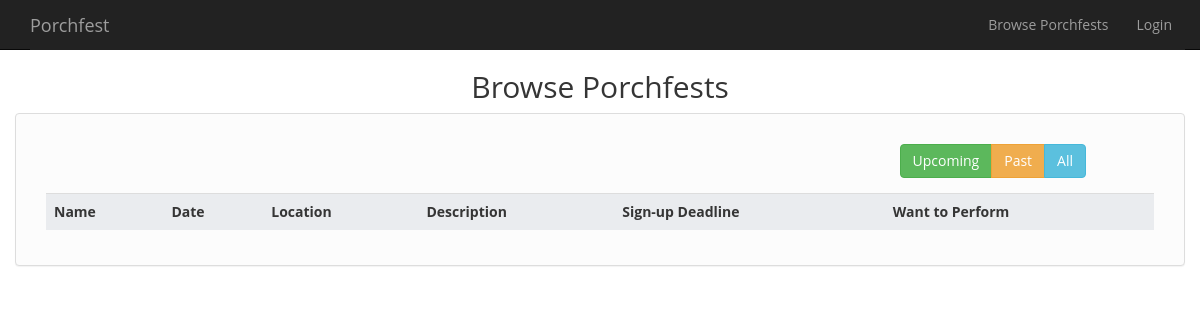
The app's page /html/browse.php, older data.
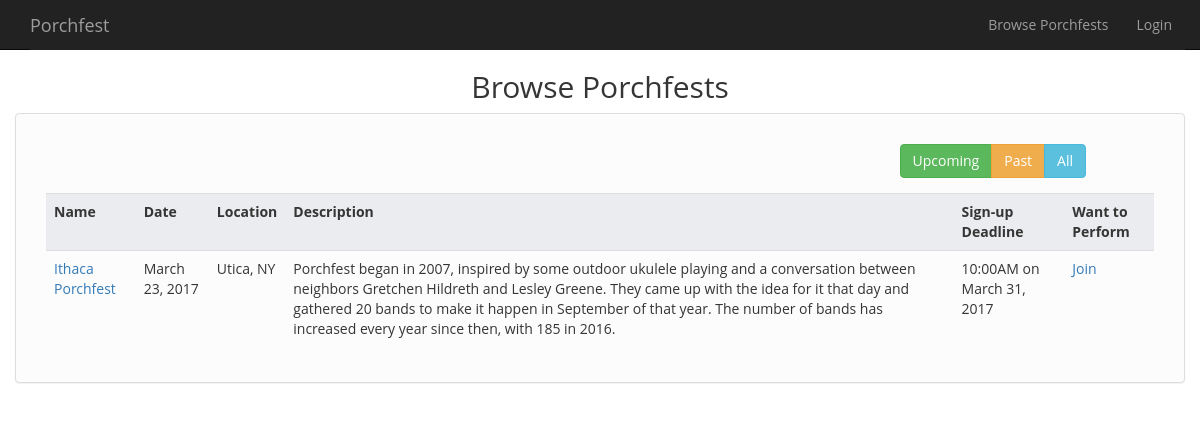
The same page, newer data.
### tables this page shows
CREATE TABLE IF NOT EXISTS `porchfests` (
`PorchfestID` int(11) NOT NULL,
  `URL` varchar(255) NOT NULL,
  `Name` varchar(255) NOT NULL,
  `Location` varchar(255) NOT NULL,
  `Date` date NOT NULL,
  `Description` text NOT NULL,
  `Deadline` datetime NOT NULL,
  `Published` tinyint(1) NOT NULL
);

### html/browse.php (the view, shortened to what this page needs)
<!DOCTYPE html>
<html lang="en">
<head>
  <?php require_once "../php/modules/stdHead.php" ?>
  <link rel="stylesheet" href="./css/responsive-tables.css">
</head>
<body>
<?php require_once "../php/modules/navigation.php"; ?>
<div class="container">
  <div class="row">
    <h2 class="text-center" > Browse Porchfests </h2>
  </div>
  <div class="row">
    <div class="panel panel-default">
      <div class="panel-body">
        <div class="table-container table-responsive">
          <div class="col-xs-9 col-xs-offset-3 col-sm-4 col-sm-offset-8 col-md-3 col-md-offset-9">
            <div class="btn-group">
              <button type="button" class="btn btn-success btn-filter" data-target="upcoming"> Upcoming </button>
              <button type="button" class="btn btn-warning btn-filter" data-target="past"> Past </button>
              <button type="button" class="btn btn-info btn-filter" data-target="all"> All </button>
            </div>
          </div>
          <div class="col-md-12">
            <table class="responsive table">
              <tr data-status= "fixed">
                <th> Name </th>
                <th> Date </th>
                <th> Location </th>
                <th> Description </th>
                <th> Sign-up Deadline </th>
                <th> Want to Perform </th>
              </tr>
              <?php
                $conn = $mysqli = new mysqli(DB_HOST, DB_USER, DB_PASSWORD, DB_NAME);
                $sql = "SELECT * FROM porchfests ORDER BY Name";
                $result = $conn->query($sql);
                while($porchfest = $result->fetch_assoc()) {
                  $status = 'upcoming';
                  if (strtotime($porchfest['Date']) < date("Y-m-d")) {
                    $status = 'past';
                  }
                  $day = date_format(date_create($porchfest['Date']), 'F j, Y');
                  $deadline = date_format(date_create($porchfest['Deadline']), 'g:iA \o\n F j, Y');
                  $href = '"view/' . strtolower($porchfest['Nickname']);
                  echo '<tr data-status = "' . $status . '">
                        <td>
                          <a href=' . $href . '">' . $porchfest['Name'] . '</a>
                        </td>
                        <td>' . $day . '</td>
                        <td>' . $porchfest['Location'] . '</td>
                        <td>' . $porchfest['Description'] . '</td>
                        <td>' . $deadline . '</td>
                        <td>
                          <a href="bandsignup/' . strtolower($porchfest['Nickname']) . '"> Join </a>
                        </td>
                      </tr>';
                }
              ?>
            </table>
          </div>
        </div>
      </div>
    </div>
  </div>
</div>
</body>
</html>

### php/modules/stdHead.php (shortened to what this page needs)
<link href="https://maxcdn.bootstrapcdn.com/bootstrap/3.3.7/css/bootstrap.min.css" rel="stylesheet">
<link href="/cs5150/html/css/style.css" rel="stylesheet">
<?php
	function create_hyperlink($url, $text) {
		echo sprintf('<a href="%s">%s</a>', $url, $text);
	}
?>

### php/modules/navigation.php (shortened to what this page needs)
<?php
    require_once("stdHead.php");
?>
<nav class="navbar navbar-inverse navbar-fixed-top" role="navigation">
    <div class="container">
        <div class="navbar-header">
            <?php
                echo '<a class="navbar-brand" href="' . INDEX_URL . '" id="navbrand"> Porchfest </a>';
            ?>
        </div>
        <div class="collapse navbar-collapse navbar-inverse" id="bs-example-navbar-collapse-1">
            <ul class="nav navbar-inverse navbar-nav navbar-right">
                <li>
                    <?php create_hyperlink(BROWSE_PORCHFEST_URL, 'Browse Porchfests'); ?>
                </li>
                <?php
                    if (isset($_SESSION['logged_user'])) {
                ?>
                        <li class='dropdown'>
                                <a href='#' class='dropdown-toggle' data-toggle='dropdown'> My Account </a>
                                <ul class='dropdown-menu'>
                                    <li><?php create_hyperlink(DASHBOARD_URL, 'My Dashboard'); ?></li>
                                    <li><?php create_hyperlink(MY_PORCHFEST_URL, 'My Porchfests'); ?></li>
                                    <li><?php create_hyperlink(PROFILE_URL, 'My Profile'); ?></li>
                                </ul>
                        </li>
                        <li><form role="form" id='logout-button' method='POST' action = "/cs5150/html/">
                            <button type='submit' class='btn btn-link navbar-btn loginButton' name="logout" >
                            Logout
                            </button>
                        </form></li>
                <?php
                    } else {
                ?>
                        <li><button type='button' class='btn btn-link navbar-btn loginButton' data-toggle='modal' data-target='#loginModal'>
                          Login
                        </button></li>
                <?php
                    }
                ?>
            </ul>
        </div>
    </div>
</nav>

### html/css/style.css (style rules this page uses)
.navbar { height: 50px; }
.btn-group { position: relative; z-index: 10; padding-top: 0; }
th { background-color: #eaecef; }
body { font-family: 'Open Sans', sans-serif; color: #353535; padding-top: 50px; }
.panel { border: 1px solid #ddd; background-color: #fcfcfc; }
.panel .btn-group { margin: 15px 0 15px; }
.panel .btn-group .btn { transition: background-color .3s ease; }

### html/css/responsive-tables.css (style rules this page uses)
table th { font-weight: bold; }
table td, table th { padding: 9px 10px; text-align: left; }

Row changes from the older to the newer data that the page shows:
added porchfests: Name "Ithaca Porchfest", Date "March 23, 2017", Location "Utica, NY", Description "Porchfest began in 2007, inspired by some outdoor ukulele playing and a conversation between neighbors Gretchen Hildreth and Lesley Greene. They came up with the idea for it that day and gathered 20 bands to make it happen in September of that year. The number of bands has increased every year since then, with 185 in 2016.", Deadline "10:00AM on March 31, 2017"
